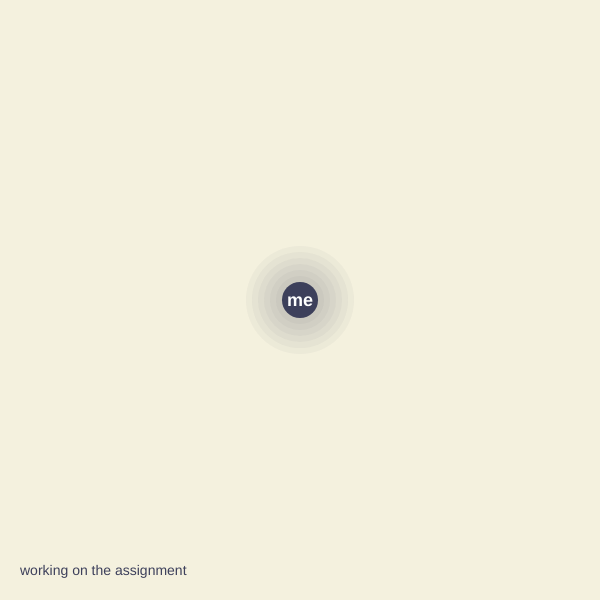
Frame 1 (no input)
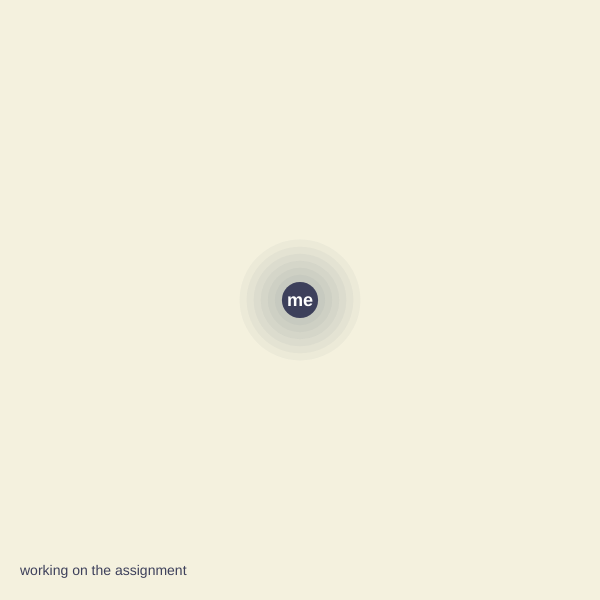
Frame 60 (no input)
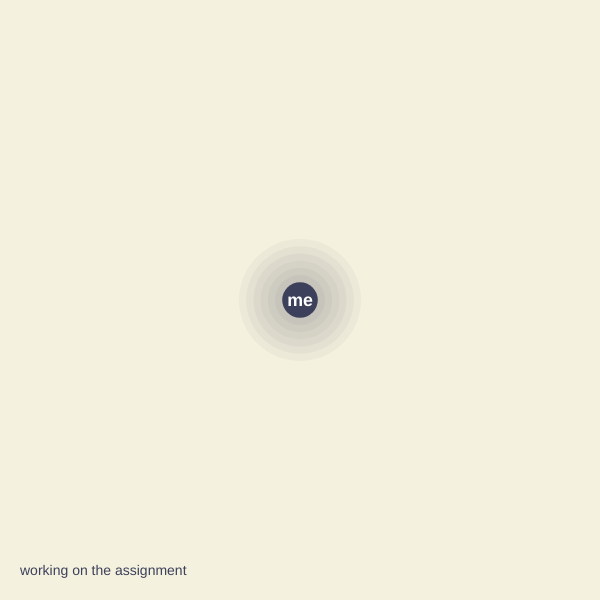
Frame 120 (the mouse pressed at the canvas centre since frame 60)

The p5.js sketch that drew these frames (run headless with seeded random() and noise() and a simulated clock; from frame 60 on, the mouse is pressed at the canvas centre):

// p5.js sketch
// ── sketch.js
let core, current, past, work;
let keys, doneCount, lastKind, finished, status;
let nextTime, autoTime;
let tgtX, tgtY;

const TOTAL = 9;

let col0, col1, col2, col3, col4;

function setup() {
  createCanvas(600, 600);

  col0 = color(244, 241, 222);
  col1 = color("#3D405B");
  col2 = color("#E07A5F");
  col3 = color("#81B29A");
  col4 = color("#F2CC8F");

  core = new Core();
  work = [];
  past = [];
  current = null;

  keys = 0;
  doneCount = 0;
  lastKind = -1;
  finished = false;

  status = "working on the assignment";
  nextTime = frameCount + 200;
  autoTime = frameCount + 30;
}

function typeKey() {
  keys++;
  core.glow = min(1, core.glow + 0.18);
}

function pickTarget() {
  let angle = (doneCount * TWO_PI) / TOTAL;
  tgtX = 300 + cos(angle) * 180;
  tgtY = 300 + sin(angle) * 180;
}

function spawnDistraction() {
  let kind = (lastKind + 1) % 5;
  lastKind = kind;

  pickTarget();

  if (kind === 0) current = new Phone(tgtX, tgtY);
  if (kind === 1) current = new Social(tgtX, tgtY);
  if (kind === 2) current = new Daydream(tgtX, tgtY);
  if (kind === 3) current = new Food(tgtX, tgtY);
  if (kind === 4) current = new Rabbit(tgtX, tgtY);

  status = current.status;
}

function draw() {
  noStroke();
  fill(col0);
  rect(0, 0, width, height);

  if (current === null && !finished && frameCount > nextTime) {
    spawnDistraction();
  }

  let blur = 0;

  if (current !== null) {
    current.step();
    blur = current.blur;
  }

  for (let i = 0; i < past.length; i++) {
    past[i].showThread();
    past[i].showResidue();
  }

  let dim = constrain(
    1 - dist(core.x, core.y, 300, 300) / 300,
    0.35,
    1
  );

  for (let i = 0; i < work.length; i++) {
    work[i].show(dim, blur);
  }

  if (current !== null) {
    current.show();
    core.moveToward(current.dx, current.dy);
    current.recordPeak(core.x, core.y);
  } else {
    core.moveToward(300, 300);
  }

  core.show();

  // Bottom status: shown during and between distractions.
  textAlign(LEFT, BASELINE);
  textSize(14);
  textStyle(NORMAL);
  noStroke();
  fill(col1);
  text(status, 20, height - 25);

  if (current !== null && current.isDone()) {
    past.push(current);
    current = null;
    doneCount++;

    status = "NO I NEED TO LOCK IN";
    nextTime = frameCount + 150;

    if (doneCount >= TOTAL) {
      finished = true;
    }
  }

  if (frameCount >= autoTime) {
    typeKey();
    autoTime = frameCount + (current !== null ? 60 : finished ? 5 : 10);
  }
}

class Core {
  constructor() {
    this.x = 300;
    this.y = 300;
    this.rad = 18;
    this.glow = 0;
  }

  moveToward(tx, ty) {
    this.x += (tx - this.x) * 0.07;
    this.y += (ty - this.y) * 0.07;
    this.glow *= 0.93;
  }

  show() {
    let r = this.rad * (1 + 0.04 * sin(frameCount * 0.05));

    noStroke();

    for (let i = 6; i >= 1; i--) {
      fill(61, 64, 91, 10 + 10 * this.glow);
      circle(this.x, this.y, r * 2 + i * (12 + 14 * this.glow));
    }

    fill(col1);
    circle(this.x, this.y, r * 2);

    fill("white");
    textAlign(CENTER, CENTER);
    textSize(r);
    textStyle(BOLD);
    text("me", this.x, this.y + 1);
    textStyle(NORMAL);
  }
}

class Distraction {
  constructor(tx, ty, dur, amt, r, g, b, label, status) {
    this.tx = tx;
    this.ty = ty;
    this.dur = dur;
    this.amt = amt;

    this.r = r;
    this.g = g;
    this.b = b;

    this.label = label;
    this.status = status;

    this.t = 0;
    this.env = 0;
    this.max = 0;

    this.dx = 300;
    this.dy = 300;

    this.ex = 300;
    this.ey = 300;

    this.blur = 0;
  }

  step() {
    this.t++;
    this.env = max(0, sin((PI * this.t) / this.dur));

    this.dx = 300 + (this.tx - 300) * this.env * this.amt;
    this.dy = 300 + (this.ty - 300) * this.env * this.amt;

    this.move();
  }

  move() {}
  show() {}
  showResidue() {}

  isDone() {
    return this.t >= this.dur;
  }

  recordPeak(cx, cy) {
    if (this.env > this.max) {
      this.max = this.env;
      this.ex = cx;
      this.ey = cy;
    }
  }

  showThread() {
    stroke(this.r, this.g, this.b, 75);
    strokeWeight(2.5);
    line(300, 300, this.ex, this.ey);

    noStroke();
    fill(this.r, this.g, this.b, 120);
    circle(this.ex, this.ey, 5);
  }

  showLabel(x, y) {
    noStroke();
    fill(this.r, this.g, this.b, 130);
    textSize(10);
    textAlign(CENTER, BASELINE);
    text(this.label, x, y);
  }
}

class Phone extends Distraction {
  constructor(x, y) {
    super(
      x, y, 170, 0.6,
      255, 70, 80,
      "notificationn",
      "my twin texting me"
    );
  }

  show() {
    let on = floor(this.t / 9) % 2 === 0 && this.t < this.dur * 0.75;

    if (on) {
      for (let i = 3; i > 0; i--) {
        fill(red(col2), green(col2), blue(col2), 30);
        circle(this.tx, this.ty, 12 + i * 8);
      }

      fill(red(col2), green(col2), blue(col2), 255);
      circle(this.tx, this.ty, 12);
    } else {
      fill(red(col2), green(col2), blue(col2), 70);
      circle(this.tx, this.ty, 6);
    }
  }

  showResidue() {
    fill(red(col2), green(col2), blue(col2), 160);
    circle(this.tx, this.ty, 5);
    this.showLabel(this.tx, this.ty + 28);
  }
}

class Win {
  constructor(x, y) {
    this.x = x;
    this.y = y;
    this.w = 90;
    this.h = 60;
  }

  show() {
    fill(14, 18, 30, 220);
    stroke(col3);
    strokeWeight(3);
    rect(this.x, this.y, this.w, this.h);

    noStroke();
    fill(col3);
    rect(this.x, this.y, this.w, 8);
  }

  showSmall() {
    noFill();
    stroke(red(col3), green(col3), blue(col3), 140);
    strokeWeight(2.5);
    rect(this.x, this.y, this.w * 0.4, this.h * 0.4);
  }
}

class Social extends Distraction {
  constructor(x, y) {
    super(
      x, y, 270, 0.85,
      red(col3), green(col3), blue(col3),
      "scrolling",
      "'the new film of madoka magica...'"
    );

    this.wins = [
      new Win(x - 40, y - 30),
      new Win(x + 10, y + 10)
    ];
  }

  show() {
    for (let win of this.wins) {
      win.show();
    }
  }

  showResidue() {
    for (let win of this.wins) {
      win.showSmall();
    }

    this.showLabel(this.tx, this.ty + 46);
  }
}

class Daydream extends Distraction {
  constructor(x, y) {
    super(
      x, y, 330, 0.35,
      170, 150, 255,
      "zoned out",
      "what if i can go to one of the mahoshojo universe"
    );
  }

  move() {
    this.dx = lerp(
      300,
      this.tx + sin(frameCount * 0.05) * 40,
      this.env
    );

    this.dy = lerp(
      300,
      this.ty + cos(frameCount * 0.05) * 40,
      this.env
    );

    this.blur = 9 * this.env;
  }

  show() {
    noFill();
    stroke(170, 150, 255, 40 * this.env);
    strokeWeight(3);

    for (let i = 0; i < 3; i++) {
      circle(core.x, core.y, 40 + i * 24);
    }
  }

  showResidue() {
    noFill();
    stroke(170, 150, 255, 70);
    strokeWeight(2.5);
    circle(this.ex, this.ey, 40);
    this.showLabel(this.ex, this.ey + 46);
  }
}

class Food extends Distraction {
  constructor(x, y) {
    super(
      x, y, 290, 0.65,
      255, 170, 70,
      "snack",
      "nom nom nom nom nom"
    );
  }

  show() {
    noStroke();
    rectMode(CENTER);

    for (let i = 0; i < 2; i++) {
      let k = min(1, this.env * 0.55 + i * 0.05);

      fill(255, 150 + i * 30, 70, 200 * this.env);

      rect(
        lerp(this.tx, 300, k),
        lerp(this.ty, 300, k),
        180 * (1 - i * 0.15),
        130 * (1 - i * 0.15),
        20
      );
    }

    rectMode(CORNER);
  }

  showResidue() {
    fill(255, 170, 70, 28);

    rectMode(CENTER);
    rect(this.tx, this.ty, 90, 70, 15);
    rectMode(CORNER);

    this.showLabel(this.tx, this.ty + 46);
  }
}

class Branch {
  constructor(x, y, vx, vy) {
    this.x = x;
    this.y = y;
    this.vx = vx;
    this.vy = vy;
  }
}

class Rabbit extends Distraction {
  constructor(x, y) {
    super(
      x, y, 340, 1,
      red(col1), green(col1), blue(col1),
      "rabbithole",
      "i wanna search this but ouuuu that vid looks fire let me click"
    );

    this.branches = [];
    this.segs = [];

    for (let i = 0; i < 4; i++) {
      let a = (i * TWO_PI) / 4;

      this.branches.push(
        new Branch(300, 300, cos(a) * 2, sin(a) * 2)
      );
    }
  }

  move() {
    if (this.t < 80) {
      for (let b of this.branches) {
        let nx = b.x + b.vx;
        let ny = b.y + b.vy;

        this.segs.push(b.x, b.y, nx, ny);

        b.x = nx;
        b.y = ny;
      }
    }

    this.dx = lerp(300, this.tx, this.env);
    this.dy = lerp(300, this.ty, this.env);
  }

  drawSegs(alpha) {
    stroke(red(col1), green(col1), blue(col1), alpha);
    strokeWeight(3);

    for (let i = 0; i < this.segs.length; i += 4) {
      line(
        this.segs[i],
        this.segs[i + 1],
        this.segs[i + 2],
        this.segs[i + 3]
      );
    }
  }

  show() {
    this.drawSegs(190);
  }

  showResidue() {
    this.drawSegs(70);
    this.showLabel(this.tx, this.ty + 20);
  }
}
